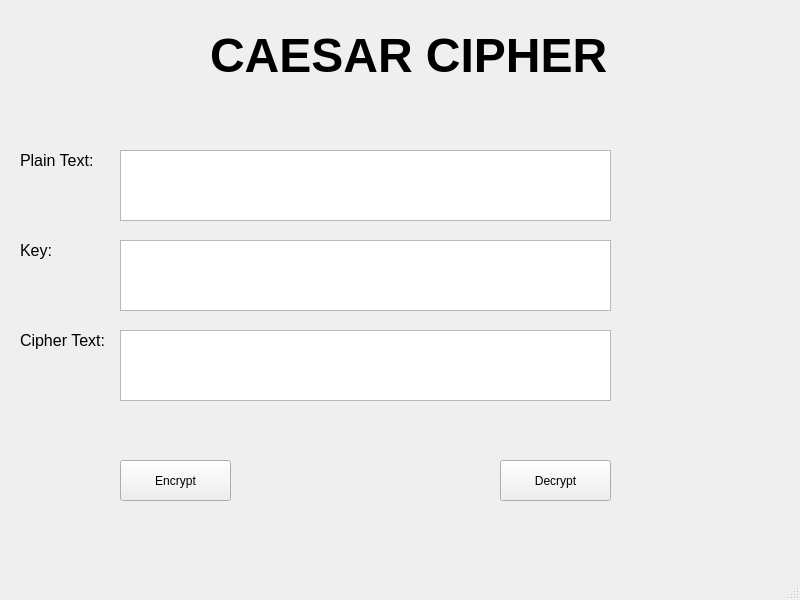
<?xml version="1.0" encoding="UTF-8"?>
<ui version="4.0">
 <class>MyApp</class>
 <widget class="QMainWindow" name="MyApp">
  <property name="geometry">
   <rect>
    <x>0</x>
    <y>0</y>
    <width>800</width>
    <height>600</height>
   </rect>
  </property>
  <property name="windowTitle">
   <string>MainWindow</string>
  </property>
  <widget class="QWidget" name="centralwidget">
   <widget class="QLabel" name="label">
    <property name="geometry">
     <rect>
      <x>210</x>
      <y>0</y>
      <width>441</width>
      <height>111</height>
     </rect>
    </property>
    <property name="font">
     <font>
      <pointsize>36</pointsize>
      <weight>75</weight>
      <bold>true</bold>
     </font>
    </property>
    <property name="text">
     <string>CAESAR CIPHER</string>
    </property>
   </widget>
   <widget class="QLabel" name="label_2">
    <property name="geometry">
     <rect>
      <x>20</x>
      <y>150</y>
      <width>81</width>
      <height>21</height>
     </rect>
    </property>
    <property name="font">
     <font>
      <pointsize>12</pointsize>
     </font>
    </property>
    <property name="text">
     <string>Plain Text:</string>
    </property>
   </widget>
   <widget class="QLabel" name="label_3">
    <property name="geometry">
     <rect>
      <x>20</x>
      <y>240</y>
      <width>81</width>
      <height>21</height>
     </rect>
    </property>
    <property name="font">
     <font>
      <pointsize>12</pointsize>
     </font>
    </property>
    <property name="text">
     <string>Key:</string>
    </property>
   </widget>
   <widget class="QLabel" name="label_4">
    <property name="geometry">
     <rect>
      <x>20</x>
      <y>330</y>
      <width>91</width>
      <height>21</height>
     </rect>
    </property>
    <property name="font">
     <font>
      <pointsize>12</pointsize>
     </font>
    </property>
    <property name="text">
     <string>Cipher Text:</string>
    </property>
   </widget>
   <widget class="QTextEdit" name="txt_plain_text">
    <property name="geometry">
     <rect>
      <x>120</x>
      <y>150</y>
      <width>491</width>
      <height>71</height>
     </rect>
    </property>
   </widget>
   <widget class="QTextEdit" name="txt_key">
    <property name="geometry">
     <rect>
      <x>120</x>
      <y>240</y>
      <width>491</width>
      <height>71</height>
     </rect>
    </property>
   </widget>
   <widget class="QTextEdit" name="txt_cipher_text">
    <property name="geometry">
     <rect>
      <x>120</x>
      <y>330</y>
      <width>491</width>
      <height>71</height>
     </rect>
    </property>
   </widget>
   <widget class="QPushButton" name="btn_encrypt">
    <property name="geometry">
     <rect>
      <x>120</x>
      <y>460</y>
      <width>111</width>
      <height>41</height>
     </rect>
    </property>
    <property name="text">
     <string>Encrypt</string>
    </property>
   </widget>
   <widget class="QPushButton" name="btn_decrypt">
    <property name="geometry">
     <rect>
      <x>500</x>
      <y>460</y>
      <width>111</width>
      <height>41</height>
     </rect>
    </property>
    <property name="text">
     <string>Decrypt</string>
    </property>
   </widget>
  </widget>
  <widget class="QMenuBar" name="menubar">
   <property name="geometry">
    <rect>
     <x>0</x>
     <y>0</y>
     <width>800</width>
     <height>21</height>
    </rect>
   </property>
  </widget>
  <widget class="QStatusBar" name="statusbar"/>
 </widget>
 <resources/>
 <connections/>
</ui>
